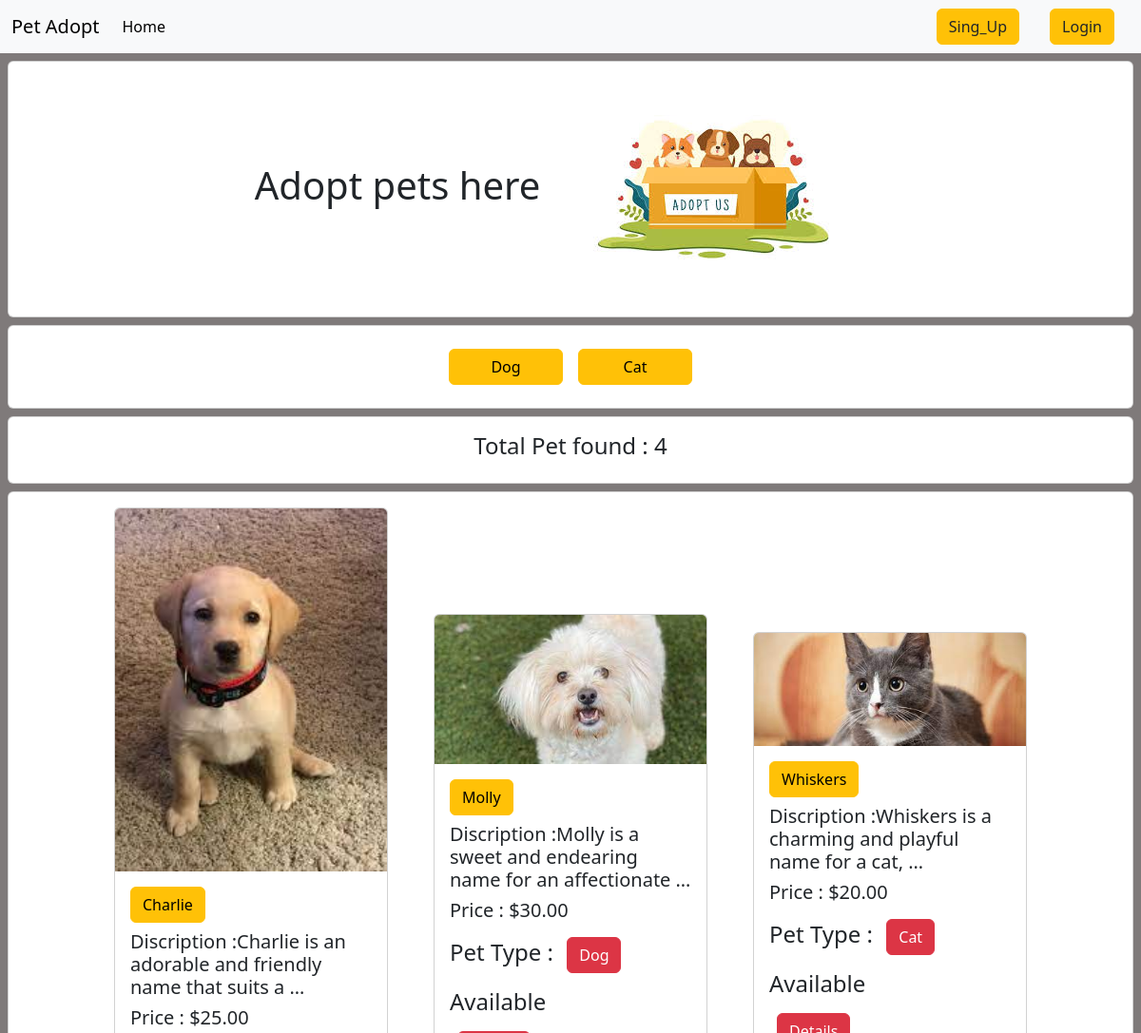
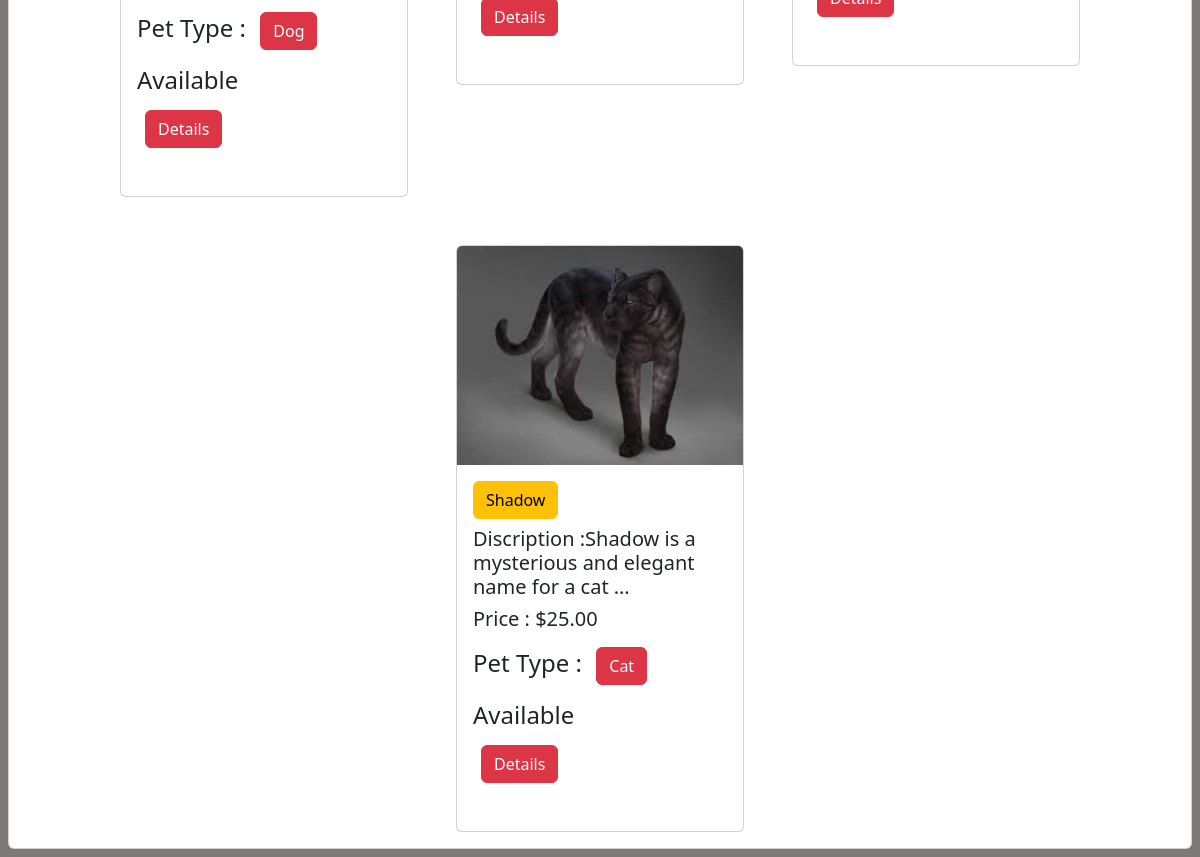
The page / on the database its author committed (2 pictures, top to bottom).
### pet/models.py (models this page shows, shortened)
class pet_category(models.Model):
    name = models.CharField(max_length=50)
    slug = models.SlugField(max_length=100,unique=True, null=True, blank=True)
    def __str__(self):
        return self.name

class pets(models.Model):
    name = models.CharField( max_length=50)
    pet_type = models.ForeignKey(pet_category, on_delete=models.CASCADE)
    discription = models.TextField()
    image = models.FileField(upload_to='pet/media/uploads', blank = True, null = True)
    is_available = models.BooleanField(default=True)
    price = models.DecimalField(max_digits=7, decimal_places=2)

### Pet_Adoption_Platform/views.py (the view)
# urls.py: 2. Add a URL to urlpatterns:  path('', views.home, name='home')
def home(request, pet_slug = None):
    data = pets.objects.all()
    if pet_slug is not None:
        pet_c = pet_category.objects.get(slug = pet_slug)
        data = pets.objects.filter(pet_type = pet_c)
    pet = pet_category.objects.all()
    return render(request, 'home.html', {'data': data, 'pet': pet})

### templates/home.html (shortened to what this page needs)
{% extends "base.html" %}
{% load static %}
{% block content %}
<div class="col-12">
  <div class="card m-2">
    <div class="card-body one">
      <div class="d-flex justify-content-center align-items-center p-4">
        <h1>Adopt pets here</h1>
        <img class="home mx-5" src="{% static 'images/adopt.jpeg' %}" alt="">
     </div>
    </div>
  </div>
</div>
<div class="col-12">
  <div class="card m-2">
    <div class="card-body">
      <div class='d-flex justify-content-center flex-wrap'>
      {% for b in pet %}
          <a class="btn btn-warning m-2", style="width: 120px;" href="{% url 'pet_wise_post' b.slug %}">{{b.name}}</a>
      {% endfor %}
    </div>
    </div>
  </div>
</div>
<div class="col-12">
  <div class="card m-2">
    <div class="card-body three">
      <div class='d-flex justify-content-center'>
        <h4>Total Pet found : {{data | length}}</h4>
      </div>
    </div>
  </div>
</div>
<div class="col-12">
  <div class="card m-2 ">
    <div class="card-body four">
  <div class='d-flex justify-content-center align-items-center  gap-5 flex-wrap' >
    {% for pet in data %}
    <div class="card" style="width: 18rem;">
    <img src="{{pet.image.url}}" class="card-img-top" alt="...">
    <div class="card-body">
      <h5 class="card-title"><a class="btn btn-warning" href="">{{pet.name}}</a></h5>
      <h5 class="card-title">Discription :{{pet.discription | truncatewords:10}} </h5>
      <h5 class="card-title">Price : ${{pet.price}}</h5>
      <h4>Pet Type : <button class="btn btn-danger  m-2">{{pet.pet_type}}</button></h4>
      {% if pet.is_available %}
      <h4>Available</h4>
      {% else %}
        <h4>Not Available</h4>
      {% endif %}
       <a class="btn btn-danger  m-2" href="{% url 'Details' pet.id %}">Details</a>
      <div class='p-2' style="width:50% ; margin : auto">
      </div>
    </div>
    </div>
  {% endfor %}
  </div>
  </div>
</div>
{% endblock  %}

### templates/base.html (shortened to what this page needs)
<!DOCTYPE html>
<html lang="en">
<head>
    <link href="https://cdn.jsdelivr.net/npm/bootstrap@5.3.2/dist/css/bootstrap.min.css" rel="stylesheet">
    {% load static %}
<link rel="stylesheet" type="text/css" href="{% static 'css/home.css' %}">
</head>
<body>
  <nav class="navbar navbar-expand-lg navbar-light bg-light">
    <div class="container-fluid">
      <a class="navbar-brand" href="#">Pet Adopt</a>
      <div class="collapse navbar-collapse" id="navbarSupportedContent">
        <ul class="navbar-nav me-auto mb-2 mb-lg-0">
          <li class="nav-item">
            <a class="nav-link active" aria-current="page" href="{% url 'home' %}">Home</a>
          </li>
        </ul>
        {% if request.user.is_authenticated %}
            <h3>Welcome,{{user.username}} ($ {{ request.user.account.account_balance }}) </h3>
            <a class="mx-3 btn btn-warning text-dark" href="{% url 'profile' %}">Profile</a>
            <a class="mx-3 btn btn-danger text-dark" href="{% url 'user_logout' %}">Logout</a>
            {% else %}
            <a class="mx-3 btn btn-warning text-dark" href="{% url 'sing_up' %}">Sing_Up</a>
            <a class="mx-3 btn btn-warning text-dark" href="{% url 'user_login' %}">Login</a>
            {% endif %}
      </div>
    </div>
  </nav>
      {% block content %}{% endblock  %}
</body>
</html>

### static/css/home.css (style rules this page uses)
body { background-color: rgb(127, 122, 122); }

### rows shown on the page
pet_category: name "Dog"
pet_category: name "Cat"
pets: image (picture), name "Charlie", discription "Charlie is an adorable and friendly name that suits a …", price "25.00", pet_type "Dog", is_available "Available"
pets: image (picture), name "Molly", discription "Molly is a sweet and endearing name for an affectionate …", price "30.00", pet_type "Dog", is_available "Available"
pets: image (picture), name "Whiskers", discription "Whiskers is a charming and playful name for a cat, …", price "20.00", pet_type "Cat", is_available "Available"
pets: image (picture), name "Shadow", discription "Shadow is a mysterious and elegant name for a cat …", price "25.00", pet_type "Cat", is_available "Available"

### other values the page prints
{{ data | length }} "4"
